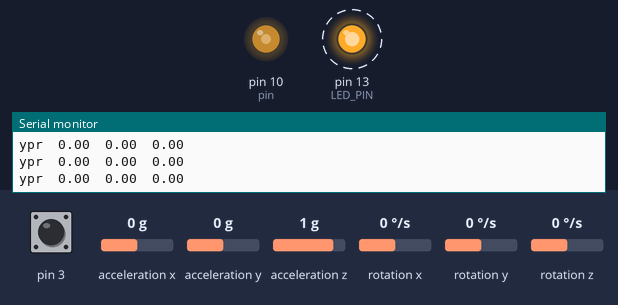
Simulated run of this sketch. Board: Arduino Leonardo, built with avr-gcc and run on an emulated ATmega32U4. Shown: output pins drawn as LEDs (lit = HIGH), the last lines printed to the serial monitor. Dashed ring = blinking. The inputs (shaded band) are chosen by the test bench; at power-on: acceleration y 0 g, acceleration z 1 g, pin 3 HIGH, acceleration x 0 g, rotation x 0 °/s, rotation y 0 °/s, rotation z 0 °/s. The sensor or clock chip raises its interrupt line as the real part does.

Above: at 1.7 s.
1.8 s: acceleration y set to -1.4 g
At 2.34 s:
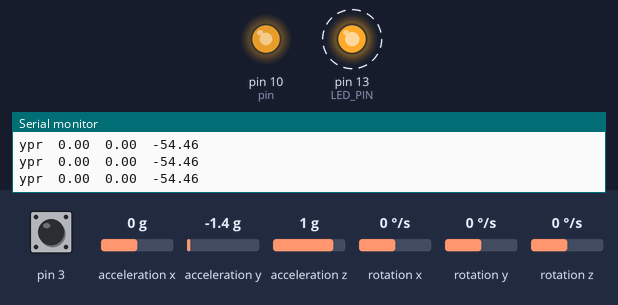
4.8 s: acceleration z set to 1.4 g
At 5.38 s:
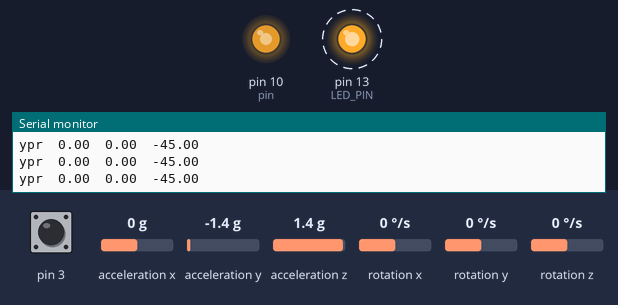
7.8 s: acceleration y set to 1.4 g
At 8.42 s:
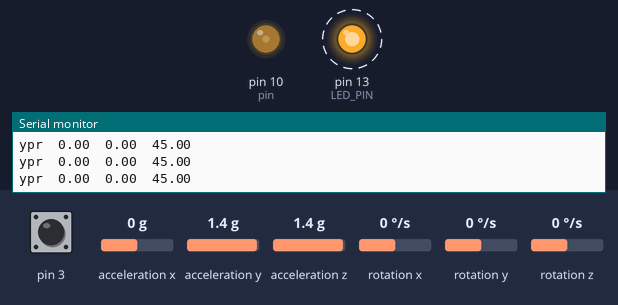
10.8 s: acceleration z set to 0 g
At 11.12 s:
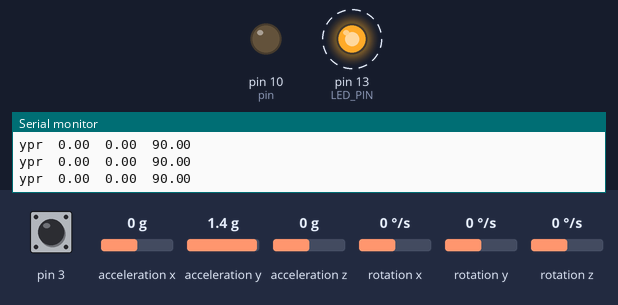
13.8 s: acceleration y set to 0 g
At 14.15 s:
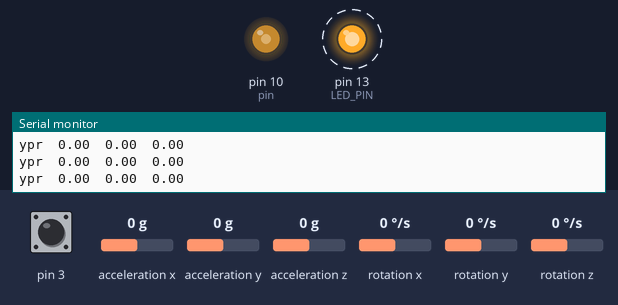
16.8 s: acceleration y set to 0.8 g
At 18.19 s:
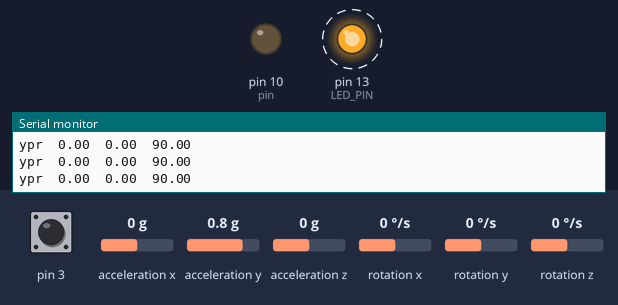
Timing chart, 0 to 20.8 s (numbered marks = the images above; inputs shaded):
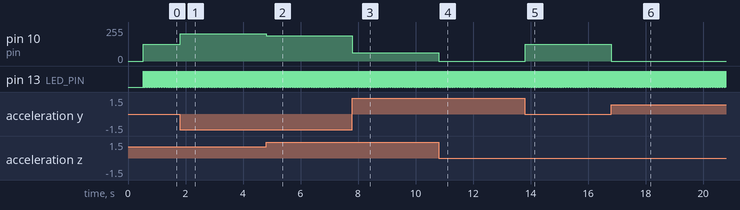

Measured:
- after the input at 1.8 s, pin 10 (pin): 127/255 → 204/255 at once
- after the input at 4.8 s, pin 10 (pin): 204/255 → 191/255 at once
- after the input at 7.8 s, pin 10 (pin): 191/255 → 63/255 at once
- after the input at 10.8 s, pin 10 (pin): 63/255 → 0/255 at once
- after the input at 13.8 s, pin 10 (pin): 0/255 → 127/255 at once
- after the input at 16.8 s, pin 10 (pin): 127/255 → 0/255 at once
- by itself, pin 13 (LED_PIN): alternates HIGH for 0.01 s and LOW for 0.01 s

The sketch:

1st_Hand.ino
```cpp
//================================              INSA Rennes                          ================================
//================================                                                   ================================
//================================ Département Systèmes et Réseaux de Communication  ================================
//================================                                                   ================================
//================================            Projet électronique                    ================================
//================================                                                   ================================
//================================        Un drone au bout des doigts                ================================
//================================                                                   ================================
//================================                Code main 1                        ================================
//
// I2C device class (I2Cdev) demonstration Arduino sketch for MPU6050 class using DMP (MotionApps v2.0)
// 6/21/2012 by Jeff Rowberg <jeff@rowberg.net>
// Updates should (hopefully) always be available at https://github.com/jrowberg/i2cdevlib
//
// Changelog:
//      2013-05-08 - added seamless Fastwire support
//                 - added note about gyro calibration
//      2012-06-21 - added note about Arduino 1.0.1 + Leonardo compatibility error
//      2012-06-20 - improved FIFO overflow handling and simplified read process
//      2012-06-19 - completely rearranged DMP initialization code and simplification
//      2012-06-13 - pull gyro and accel data from FIFO packet instead of reading directly
//      2012-06-09 - fix broken FIFO read sequence and change interrupt detection to RISING
//      2012-06-05 - add gravity-compensated initial reference frame acceleration output
//                 - add 3D math helper file to DMP6 example sketch
//                 - add Euler output and Yaw/Pitch/Roll output formats
//      2012-06-04 - remove accel offset clearing for better results (thanks Sungon Lee)
//      2012-06-01 - fixed gyro sensitivity to be 2000 deg/sec instead of 250
//      2012-05-30 - basic DMP initialization working

/* ============================================
I2Cdev device library code is placed under the MIT license
Copyright (c) 2012 Jeff Rowberg

Permission is hereby granted, free of charge, to any person obtaining a copy
of this software and associated documentation files (the "Software"), to deal
in the Software without restriction, including without limitation the rights
to use, copy, modify, merge, publish, distribute, sublicense, and/or sell
copies of the Software, and to permit persons to whom the Software is
furnished to do so, subject to the following conditions:

The above copyright notice and this permission notice shall be included in
all copies or substantial portions of the Software.

THE SOFTWARE IS PROVIDED "AS IS", WITHOUT WARRANTY OF ANY KIND, EXPRESS OR
IMPLIED, INCLUDING BUT NOT LIMITED TO THE WARRANTIES OF MERCHANTABILITY,
FITNESS FOR A PARTICULAR PURPOSE AND NONINFRINGEMENT. IN NO EVENT SHALL THE
AUTHORS OR COPYRIGHT HOLDERS BE LIABLE FOR ANY CLAIM, DAMAGES OR OTHER
LIABILITY, WHETHER IN AN ACTION OF CONTRACT, TORT OR OTHERWISE, ARISING FROM,
OUT OF OR IN CONNECTION WITH THE SOFTWARE OR THE USE OR OTHER DEALINGS IN
THE SOFTWARE.
===============================================
*/

// I2Cdev and MPU6050 must be installed as libraries, or else the .cpp/.h files
// for both classes must be in the include path of your project
#include "I2Cdev.h"

#include "MPU6050_6Axis_MotionApps20.h"
//#include "MPU6050.h" // not necessary if using MotionApps include file

// Arduino Wire library is required if I2Cdev I2CDEV_ARDUINO_WIRE implementation
// is used in I2Cdev.h
#if I2CDEV_IMPLEMENTATION == I2CDEV_ARDUINO_WIRE
    #include "Wire.h"
#endif

// class default I2C address is 0x68
// specific I2C addresses may be passed as a parameter here
// AD0 low = 0x68 (default for SparkFun breakout and InvenSense evaluation board)
// AD0 high = 0x69
MPU6050 mpu;
//MPU6050 mpu(0x69); // <-- use for AD0 high

/* =========================================================================
   NOTE: In addition to connection 3.3v, GND, SDA, and SCL, this sketch
   depends on the MPU-6050's INT pin being connected to the Arduino's
   external interrupt #0 pin. On the Arduino Uno and Mega 2560, this is
   digital I/O pin 2.
 * ========================================================================= */

/* =========================================================================
   NOTE: Arduino v1.0.1 with the Leonardo board generates a compile error
   when using Serial.write(buf, len). The Teapot output uses this method.
   The solution requires a modification to the Arduino USBAPI.h file, which
   is fortunately simple, but annoying. This will be fixed in the next IDE
   release. For more info, see these links:

   http://arduino.cc/forum/index.php/topic,109987.0.html
   http://code.google.com/p/arduino/issues/detail?id=958
 * ========================================================================= */


// uncomment "OUTPUT_READABLE_QUATERNION" if you want to see the actual
// quaternion components in a [w, x, y, z] format (not best for parsing
// on a remote host such as Processing or something though)
//#define OUTPUT_READABLE_QUATERNION

// uncomment "OUTPUT_READABLE_EULER" if you want to see Euler angles
// (in degrees) calculated from the quaternions coming from the FIFO.
// Note that Euler angles suffer from gimbal lock (for more info, see
// http://en.wikipedia.org/wiki/Gimbal_lock)
//#define OUTPUT_READABLE_EULER

// uncomment "OUTPUT_READABLE_YAWPITCHROLL" if you want to see the yaw/
// pitch/roll angles (in degrees) calculated from the quaternions coming
// from the FIFO. Note this also requires gravity vector calculations.
// Also note that yaw/pitch/roll angles suffer from gimbal lock (for
// more info, see: http://en.wikipedia.org/wiki/Gimbal_lock)
#define OUTPUT_READABLE_YAWPITCHROLL

// uncomment "OUTPUT_READABLE_REALACCEL" if you want to see acceleration
// components with gravity removed. This acceleration reference frame is
// not compensated for orientation, so +X is always +X according to the
// sensor, just without the effects of gravity. If you want acceleration
// compensated for orientation, us OUTPUT_READABLE_WORLDACCEL instead.
//#define OUTPUT_READABLE_REALACCEL

// uncomment "OUTPUT_READABLE_WORLDACCEL" if you want to see acceleration
// components with gravity removed and adjusted for the world frame of
// reference (yaw is relative to initial orientation, since no magnetometer
// is present in this case). Could be quite handy in some cases.
//#define OUTPUT_READABLE_WORLDACCEL

// uncomment "OUTPUT_TEAPOT" if you want output that matches the
// format used for the InvenSense teapot demo
//#define OUTPUT_TEAPOT


#define LED_PIN 13 // (Arduino is 13, Teensy is 11, Teensy++ is 6)
bool blinkState = false;

// MPU control/status vars
bool dmpReady = false;  // set true if DMP init was successful
uint8_t mpuIntStatus;   // holds actual interrupt status byte from MPU
uint8_t devStatus;      // return status after each device operation (0 = success, !0 = error)
uint16_t packetSize;    // expected DMP packet size (default is 42 bytes)
uint16_t fifoCount;     // count of all bytes currently in FIFO
uint8_t fifoBuffer[64]; // FIFO storage buffer

// orientation/motion vars
Quaternion q;           // [w, x, y, z]         quaternion container
VectorInt16 aa;         // [x, y, z]            accel sensor measurements
VectorInt16 aaReal;     // [x, y, z]            gravity-free accel sensor measurements
VectorInt16 aaWorld;    // [x, y, z]            world-frame accel sensor measurements
VectorFloat gravity;    // [x, y, z]            gravity vector
float euler[3];         // [psi, theta, phi]    Euler angle container
float ypr[3];           // [yaw, pitch, roll]   yaw/pitch/roll container and gravity vector

// packet structure for InvenSense teapot demo
uint8_t teapotPacket[14] = { '$', 0x02, 0,0, 0,0, 0,0, 0,0, 0x00, 0x00, '\r', '\n' };


// ================================================================
// ===               INTERRUPT DETECTION ROUTINE                ===
// ================================================================

volatile bool mpuInterrupt = false;     // indicates whether MPU interrupt pin has gone high
void dmpDataReady() {
    mpuInterrupt = true;
}

 int pin = 10;

// ================================================================
// ===                      INITIAL SETUP                       ===
// ================================================================
void setup() {
  pinMode(pin,INPUT);

    // join I2C bus (I2Cdev library doesn't do this automatically)
    #if I2CDEV_IMPLEMENTATION == I2CDEV_ARDUINO_WIRE
        Wire.begin();
        TWBR = 24; // 400kHz I2C clock (200kHz if CPU is 8MHz). Comment this line if having compilation difficulties with TWBR.
    #elif I2CDEV_IMPLEMENTATION == I2CDEV_BUILTIN_FASTWIRE
        Fastwire::setup(400, true);
    #endif

    // initialize serial communication
    // (115200 chosen because it is required for Teapot Demo output, but it's
    // really up to you depending on your project)
    Serial.begin(115200);
    while (!Serial); // wait for Leonardo enumeration, others continue immediately

    // NOTE: 8MHz or slower host processors, like the Teensy @ 3.3v or Ardunio
    // Pro Mini running at 3.3v, cannot handle this baud rate reliably due to
    // the baud timing being too misaligned with processor ticks. You must use
    // 38400 or slower in these cases, or use some kind of external separate
    // crystal solution for the UART timer.

    // initialize device
    Serial.println(F("Initializing I2C devices..."));
    mpu.initialize();

    // verify connection
    Serial.println(F("Testing device connections..."));
    Serial.println(mpu.testConnection() ? F("MPU6050 connection successful") : F("MPU6050 connection failed"));

    // load and configure the DMP
    Serial.println(F("Initializing DMP..."));
    devStatus = mpu.dmpInitialize();

    // supply your own gyro offsets here, scaled for min sensitivity
    mpu.setXGyroOffset(220);
    mpu.setYGyroOffset(76);
    mpu.setZGyroOffset(-85);
    mpu.setZAccelOffset(1788); // 1688 factory default for my test chip

    // make sure it worked (returns 0 if so)
    if (devStatus == 0) {
        // turn on the DMP, now that it's ready
        Serial.println(F("Enabling DMP..."));
        mpu.setDMPEnabled(true);

        // enable Arduino interrupt detection
        Serial.println(F("Enabling interrupt detection (Arduino external interrupt 0)..."));
        attachInterrupt(0, dmpDataReady, RISING);
        mpuIntStatus = mpu.getIntStatus();

        // set our DMP Ready flag so the main loop() function knows it's okay to use it
        Serial.println(F("DMP ready! Waiting for first interrupt..."));
        dmpReady = true;

        // get expected DMP packet size for later comparison
        packetSize = mpu.dmpGetFIFOPacketSize();
    } else {
        // ERROR!
        // 1 = initial memory load failed
        // 2 = DMP configuration updates failed
        // (if it's going to break, usually the code will be 1)
        Serial.print(F("DMP Initialization failed (code "));
        Serial.print(devStatus);
        Serial.println(F(")"));
    }

    // configure LED for output
    pinMode(LED_PIN, OUTPUT);
}


// ================================================================
// ===                    MAIN PROGRAM LOOP                     ===
// ================================================================

void loop() {
    // if programming failed, don't try to do anything
    if (!dmpReady) return;

    // wait for MPU interrupt or extra packet(s) available
    while (!mpuInterrupt && fifoCount < packetSize) {
        // other program behavior stuff here
        // .
        // .
        // .
        // if you are really paranoid you can frequently test in between other
        // stuff to see if mpuInterrupt is true, and if so, "break;" from the
        // while() loop to immediately process the MPU data
        // .
        // .
        // .
    }

    // reset interrupt flag and get INT_STATUS byte
    mpuInterrupt = false;
    mpuIntStatus = mpu.getIntStatus();

    // get current FIFO count
    fifoCount = mpu.getFIFOCount();

    // check for overflow (this should never happen unless our code is too inefficient)
    if ((mpuIntStatus & 0x10) || fifoCount == 1024) {
        // reset so we can continue cleanly
        mpu.resetFIFO();
        Serial.println(F("FIFO overflow!"));

    // otherwise, check for DMP data ready interrupt (this should happen frequently)
    } else if (mpuIntStatus & 0x02) {
        // wait for correct available data length, should be a VERY short wait
        while (fifoCount < packetSize) fifoCount = mpu.getFIFOCount();

        // read a packet from FIFO
        mpu.getFIFOBytes(fifoBuffer, packetSize);

        // track FIFO count here in case there is > 1 packet available
        // (this lets us immediately read more without waiting for an interrupt)
        fifoCount -= packetSize;

        #ifdef OUTPUT_READABLE_QUATERNION
            // display quaternion values in easy matrix form: w x y z
            mpu.dmpGetQuaternion(&q, fifoBuffer);
            Serial.print("quat\t");
            Serial.print(q.w);
            Serial.print("\t");
            Serial.print(q.x);
            Serial.print("\t");
            Serial.print(q.y);
            Serial.print("\t");
            Serial.println(q.z);
        #endif

        #ifdef OUTPUT_READABLE_EULER
            // display Euler angles in degrees
            mpu.dmpGetQuaternion(&q, fifoBuffer);
            mpu.dmpGetEuler(euler, &q);
            Serial.print("euler\t");
            Serial.print(euler[0] * 180/M_PI);
            Serial.print("\t");
            Serial.print(euler[1] * 180/M_PI);
            Serial.print("\t");
            Serial.println(euler[2] * 180/M_PI);
        #endif

        #ifdef OUTPUT_READABLE_YAWPITCHROLL
            // display Euler angles in degrees
            mpu.dmpGetQuaternion(&q, fifoBuffer);
            mpu.dmpGetGravity(&gravity, &q);
            mpu.dmpGetYawPitchRoll(ypr, &q, &gravity);
            Serial.print("ypr\t");
            Serial.print(ypr[0] * 180/M_PI);
            Serial.print("\t");
            Serial.print(ypr[1] * 180/M_PI);
            Serial.print("\t");
            Serial.println(ypr[2] * 180/M_PI);
            analogWrite(pin,map(ypr[2] * 180/M_PI,90,-90,0,255));

        #endif

        #ifdef OUTPUT_READABLE_REALACCEL
            // display real acceleration, adjusted to remove gravity
            mpu.dmpGetQuaternion(&q, fifoBuffer);
            mpu.dmpGetAccel(&aa, fifoBuffer);
            mpu.dmpGetGravity(&gravity, &q);
            mpu.dmpGetLinearAccel(&aaReal, &aa, &gravity);
            Serial.print("areal\t");
            Serial.print(aaReal.x);
            Serial.print("\t");
            Serial.print(aaReal.y);
            Serial.print("\t");
            Serial.println(aaReal.z);
        #endif

        #ifdef OUTPUT_READABLE_WORLDACCEL
            // display initial world-frame acceleration, adjusted to remove gravity
            // and rotated based on known orientation from quaternion
            mpu.dmpGetQuaternion(&q, fifoBuffer);
            mpu.dmpGetAccel(&aa, fifoBuffer);
            mpu.dmpGetGravity(&gravity, &q);
            mpu.dmpGetLinearAccel(&aaReal, &aa, &gravity);
            mpu.dmpGetLinearAccelInWorld(&aaWorld, &aaReal, &q);
            Serial.print("aworld\t");
            Serial.print(aaWorld.x);
            Serial.print("\t");
            Serial.print(aaWorld.y);
            Serial.print("\t");
            Serial.println(aaWorld.z);
        #endif

        #ifdef OUTPUT_TEAPOT
            // display quaternion values in InvenSense Teapot demo format:
            teapotPacket[2] = fifoBuffer[0];
            teapotPacket[3] = fifoBuffer[1];
            teapotPacket[4] = fifoBuffer[4];
            teapotPacket[5] = fifoBuffer[5];
            teapotPacket[6] = fifoBuffer[8];
            teapotPacket[7] = fifoBuffer[9];
            teapotPacket[8] = fifoBuffer[12];
            teapotPacket[9] = fifoBuffer[13];
            Serial.write(teapotPacket, 14);
            teapotPacket[11]++; // packetCount, loops at 0xFF on purpose
        #endif

        // blink LED to indicate activity
        blinkState = !blinkState;
        digitalWrite(LED_PIN, blinkState);
    }
}
```
